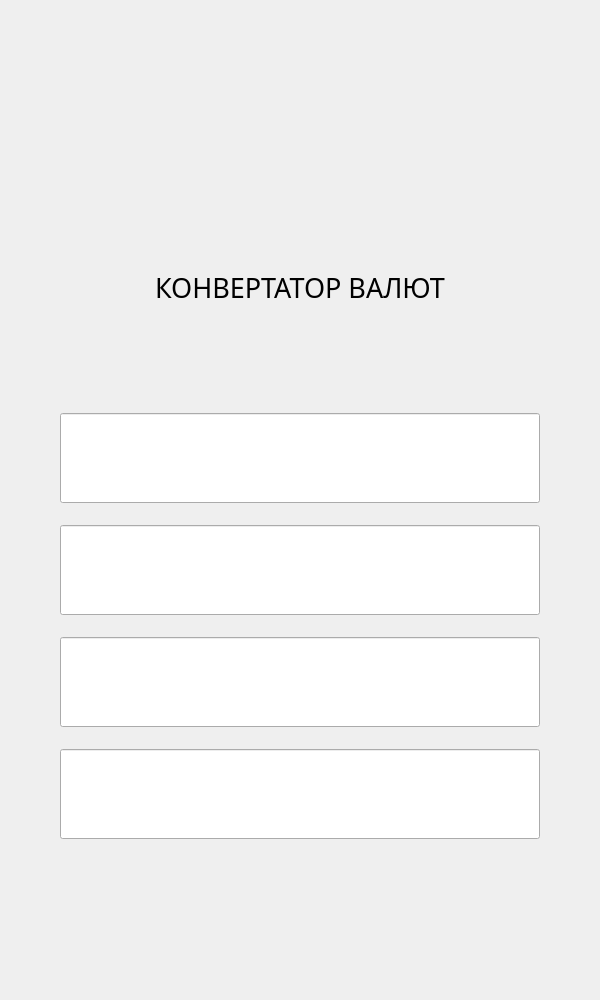
<?xml version="1.0" encoding="UTF-8"?>
<ui version="4.0">
 <class>MainWindow</class>
 <widget class="QMainWindow" name="MainWindow">
  <property name="geometry">
   <rect>
    <x>0</x>
    <y>0</y>
    <width>600</width>
    <height>1000</height>
   </rect>
  </property>
  <property name="minimumSize">
   <size>
    <width>600</width>
    <height>1000</height>
   </size>
  </property>
  <property name="maximumSize">
   <size>
    <width>600</width>
    <height>1000</height>
   </size>
  </property>
  <property name="windowTitle">
   <string>MainWindow</string>
  </property>
  <property name="toolButtonStyle">
   <enum>Qt::ToolButtonIconOnly</enum>
  </property>
  <property name="animated">
   <bool>false</bool>
  </property>
  <widget class="QWidget" name="centralwidget">
   <widget class="QPushButton" name="jmay">
    <property name="geometry">
     <rect>
      <x>135</x>
      <y>847</y>
      <width>330</width>
      <height>100</height>
     </rect>
    </property>
    <property name="autoFillBackground">
     <bool>false</bool>
    </property>
    <property name="styleSheet">
     <string notr="true">QPushButton {
	border-image: url(C:/Users/Goltz/Desktop/wd.png) 0 0 0 0 stretch stretch;
	border: none;
}
QPushButton:pressed {
    border-image: url(C:/Users/Goltz/Desktop/wd1.png) 0 0 0 0 stretch stretch;
}
</string>
    </property>
    <property name="text">
     <string/>
    </property>
   </widget>
   <widget class="QLabel" name="label">
    <property name="geometry">
     <rect>
      <x>0</x>
      <y>-273</y>
      <width>600</width>
      <height>1611</height>
     </rect>
    </property>
    <property name="text">
     <string/>
    </property>
    <property name="pixmap">
     <pixmap>Gemini_Generated_Image_exl93nexl93nexl9.png</pixmap>
    </property>
   </widget>
   <widget class="QLineEdit" name="INV">
    <property name="geometry">
     <rect>
      <x>60</x>
      <y>413</y>
      <width>480</width>
      <height>90</height>
     </rect>
    </property>
    <property name="font">
     <font>
      <family>Digiface</family>
      <pointsize>28</pointsize>
      <weight>50</weight>
      <italic>false</italic>
      <bold>false</bold>
     </font>
    </property>
    <property name="layoutDirection">
     <enum>Qt::LeftToRight</enum>
    </property>
    <property name="styleSheet">
     <string notr="true">border-image: url(C:/Users/Goltz/Desktop/wqw.png) 0 0 0 0 stretch stretch;</string>
    </property>
    <property name="text">
     <string/>
    </property>
    <property name="alignment">
     <set>Qt::AlignCenter</set>
    </property>
   </widget>
   <widget class="QLineEdit" name="inmon">
    <property name="geometry">
     <rect>
      <x>60</x>
      <y>525</y>
      <width>480</width>
      <height>90</height>
     </rect>
    </property>
    <property name="font">
     <font>
      <family>Digiface</family>
      <pointsize>28</pointsize>
     </font>
    </property>
    <property name="layoutDirection">
     <enum>Qt::LeftToRight</enum>
    </property>
    <property name="styleSheet">
     <string notr="true">border-image: url(C:/Users/Goltz/Desktop/wqw.png) 0 0 0 0 stretch stretch;</string>
    </property>
    <property name="text">
     <string/>
    </property>
    <property name="alignment">
     <set>Qt::AlignCenter</set>
    </property>
   </widget>
   <widget class="QLineEdit" name="outv">
    <property name="geometry">
     <rect>
      <x>60</x>
      <y>637</y>
      <width>480</width>
      <height>90</height>
     </rect>
    </property>
    <property name="font">
     <font>
      <family>Digiface</family>
      <pointsize>28</pointsize>
     </font>
    </property>
    <property name="styleSheet">
     <string notr="true">border-image: url(C:/Users/Goltz/Desktop/wqw.png) 0 0 0 0 stretch stretch;</string>
    </property>
    <property name="alignment">
     <set>Qt::AlignCenter</set>
    </property>
   </widget>
   <widget class="QLineEdit" name="outmon">
    <property name="geometry">
     <rect>
      <x>60</x>
      <y>749</y>
      <width>480</width>
      <height>90</height>
     </rect>
    </property>
    <property name="font">
     <font>
      <family>Digiface</family>
      <pointsize>28</pointsize>
     </font>
    </property>
    <property name="styleSheet">
     <string notr="true">border-image: url(C:/Users/Goltz/Desktop/wqw.png) 0 0 0 0 stretch stretch;</string>
    </property>
    <property name="alignment">
     <set>Qt::AlignCenter</set>
    </property>
   </widget>
   <widget class="QLabel" name="label_2">
    <property name="geometry">
     <rect>
      <x>225</x>
      <y>70</y>
      <width>150</width>
      <height>150</height>
     </rect>
    </property>
    <property name="styleSheet">
     <string notr="true">border-image: url(C:/Users/Goltz/Desktop/WEWEW.png) 0 0 0 0 stretch stretch;</string>
    </property>
    <property name="text">
     <string/>
    </property>
   </widget>
   <widget class="QLabel" name="label_3">
    <property name="geometry">
     <rect>
      <x>60</x>
      <y>262</y>
      <width>480</width>
      <height>50</height>
     </rect>
    </property>
    <property name="font">
     <font>
      <family>Digiface</family>
      <pointsize>20</pointsize>
     </font>
    </property>
    <property name="text">
     <string>КОНВЕРТАТОР ВАЛЮТ</string>
    </property>
    <property name="alignment">
     <set>Qt::AlignCenter</set>
    </property>
   </widget>
   <zorder>label</zorder>
   <zorder>jmay</zorder>
   <zorder>INV</zorder>
   <zorder>inmon</zorder>
   <zorder>outv</zorder>
   <zorder>outmon</zorder>
   <zorder>label_2</zorder>
   <zorder>label_3</zorder>
  </widget>
 </widget>
 <resources/>
 <connections/>
</ui>
